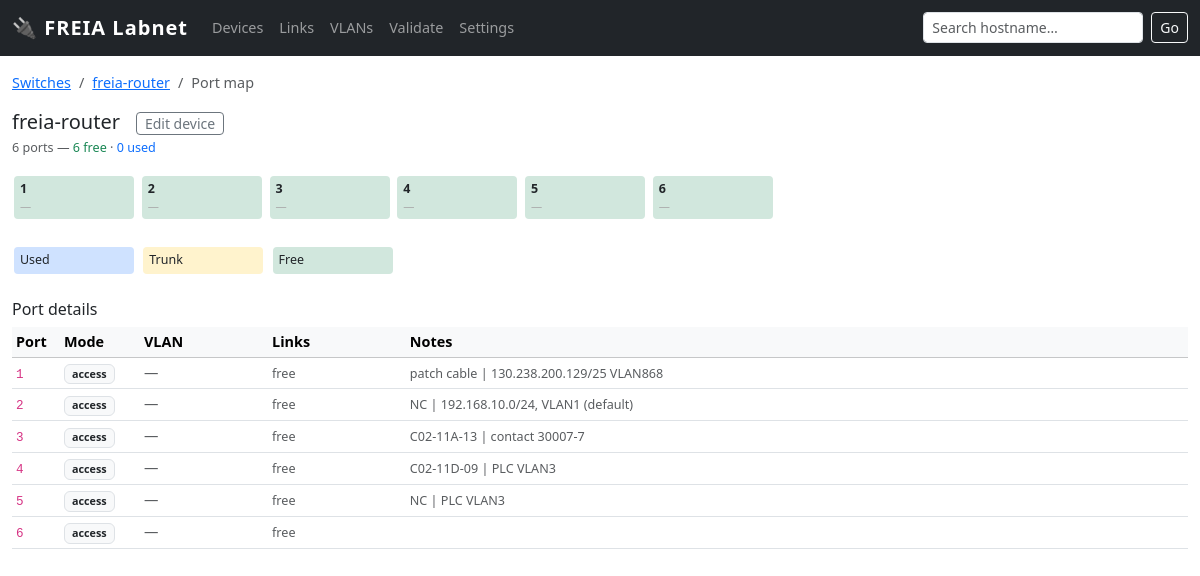
Screenshot of /switch/freia-router with the database file from the repository.
### tables this page shows
CREATE TABLE "device" (
    id INTEGER PRIMARY KEY,
    hostname TEXT UNIQUE,
    kind TEXT NOT NULL,
    vendor_model TEXT,
    os TEXT,
    serial TEXT,
    location_id INTEGER REFERENCES location(id),
    owner TEXT,
    purpose TEXT,
    status TEXT NOT NULL DEFAULT 'active' CHECK(status IN (
        'active','spare','loan','disconnected','retired','planned'
    )),
    notes TEXT,
    vm_host_id INTEGER REFERENCES device(id)
);

CREATE TABLE iface (
    id INTEGER PRIMARY KEY,
    device_id INTEGER NOT NULL REFERENCES device(id) ON DELETE CASCADE,
    name TEXT NOT NULL,                 -- 'eth0','eno5','br0' for NICs; '24','C02-11A-13','P2' for ports
    kind TEXT NOT NULL CHECK(kind IN ('nic','port')),
    mac TEXT,                           -- validate format if present
    ip TEXT,
    prefix INTEGER,
    vlan_id INTEGER,
    notes TEXT, mode TEXT NOT NULL DEFAULT 'access', ip_mode TEXT DEFAULT 'static',  
    UNIQUE(device_id, name)
);

### app.py (the view)
@app.route('/switch/<hostname>')
def switch_map(hostname):
    dev = query(
        "SELECT * FROM device WHERE hostname=?", (hostname,), one=True)
    if not dev:
        dev = query(
            "SELECT * FROM device WHERE hostname LIKE ? AND kind='switch' LIMIT 1",
            (f'%{hostname}%',), one=True)
    if not dev:
        flash(f'Switch "{hostname}" not found', 'danger')
        return redirect(url_for('index'))
    ports = query("""
        SELECT i.id, i.name, i.notes, i.mode, i.vlan_id,
               v.vid, v.name as vlan_name
        FROM iface i
        LEFT JOIN vlan v ON v.id = i.vlan_id
        WHERE i.device_id=? AND i.kind='port'
        ORDER BY CAST(i.name AS INTEGER)
    """, (dev['id'],))
    links_raw = query("""
        SELECT i.id as iface_id,
               l.id as link_id, l.cable_nr, l.status as link_status, l.trunk_vlans,
               ri.name as remote_port, rd.hostname as remote_host,
               rd.id as remote_dev_id, rd.kind as remote_kind
        FROM iface i
        JOIN link l ON (l.a_iface_id=i.id OR l.b_iface_id=i.id)
        JOIN iface ri ON ri.id = CASE
            WHEN l.a_iface_id=i.id THEN l.b_iface_id ELSE l.a_iface_id END
        JOIN device rd ON rd.id = ri.device_id
        WHERE i.device_id=? AND i.kind='port'
        ORDER BY CAST(i.name AS INTEGER), l.id
    """, (dev['id'],))
    from collections import defaultdict
    port_links = defaultdict(list)
    for lnk in links_raw:
        port_links[lnk['iface_id']].append(lnk)
    total = len(ports)
    used  = sum(1 for p in ports if port_links[p['id']])
    free  = total - used
    return render_template('switch.html', dev=dev, ports=ports,
        port_links=port_links, total=total, used=used, free=free)

### app.py (called while the page is built)
def get_db():
    db = getattr(g, '_database', None)
    if db is None:
        db = g._database = sqlite3.connect(LABNET_PATH)
        db.row_factory = sqlite3.Row
        db.execute('PRAGMA foreign_keys = ON')
    return db

def query(sql, args=(), one=False):
    cur = get_db().execute(sql, args)
    rv = cur.fetchall()
    return (rv[0] if rv else None) if one else rv

### templates/switch.html (shortened to what this page needs)
{% extends "base.html" %}
{% block content %}
<nav aria-label="breadcrumb" class="mb-2">
  <ol class="breadcrumb">
    <li class="breadcrumb-item"><a href="/devices?kind=switch">Switches</a></li>
    <li class="breadcrumb-item"><a href="/device/{{ dev['id'] }}">{{ dev['hostname'] }}</a></li>
    <li class="breadcrumb-item active">Port map</li>
  </ol>
</nav>
<div class="d-flex align-items-baseline gap-3 mb-1">
  <h5 class="mb-0">{{ dev['hostname'] }}</h5>
  <a href="/device/{{ dev['id'] }}" class="btn btn-sm btn-outline-secondary py-0">Edit device</a>
</div>
<p class="text-muted small mb-3">
  {{ total }} ports — <span class="text-success">{{ free }} free</span> · <span class="text-primary">{{ used }} used</span>
</p>
<div class="mb-4">
  {% for port in ports %}
  {% set lnks = port_links[port['id']] %}
  {% set is_used = lnks|length > 0 %}
  {% set is_trunk = port['mode'] == 'trunk' %}
  {% set tt = "Port " ~ port['name'] %}
  {% if is_trunk %}{% set tt = tt ~ " [TRUNK" %}
    {% if lnks and lnks[0]['trunk_vlans'] %}{% set tt = tt ~ ": " ~ lnks[0]['trunk_vlans'] %}{% endif %}
    {% set tt = tt ~ "]" %}
  {% elif port['vid'] %}
    {% set tt = tt ~ " VLAN " ~ port['vid'] %}
    {% if port['vlan_name'] %}{% set tt = tt ~ " (" ~ port['vlan_name'] ~ ")" %}{% endif %}
  {% endif %}
  {% for lnk in lnks %}
    {% set tt = tt ~ " → " ~ lnk['remote_host'] ~ ":" ~ lnk['remote_port'] %}
    {% if lnk['cable_nr'] %}{% set tt = tt ~ " [" ~ lnk['cable_nr'] ~ "]" %}{% endif %}
  {% endfor %}
  <div class="port-cell {% if is_used %}{% if is_trunk %}port-trunk{% else %}port-used{% endif %}{% else %}port-free{% endif %}"
       title="{{ tt }}"
       onclick="document.getElementById('row-{{ port['id'] }}').scrollIntoView({behavior:'smooth', block:'nearest'})"
       style="cursor:pointer">
    <div class="fw-bold">{{ port['name'] }}</div>
    {% if lnks %}
      {% set first = lnks[0] %}
      <div class="text-truncate" style="max-width:110px">
        <span style="font-size:.7rem;color:#333">{{ first['remote_host'] }}</span>
      </div>
      <div style="font-size:.65rem;color:#555">:{{ first['remote_port'] }}</div>
      {% if lnks|length > 1 %}
        <div style="font-size:.6rem;color:#888">+{{ lnks|length - 1 }} more</div>
      {% endif %}
    {% else %}
      <div style="font-size:.7rem;color:#aaa">—</div>
    {% endif %}
  </div>
  {% endfor %}
</div>
<p class="small mb-4">
  <span class="port-cell port-used d-inline-block me-1">Used</span>
  <span class="port-cell port-trunk d-inline-block me-1">Trunk</span>
  <span class="port-cell port-free d-inline-block">Free</span>
</p>
<h6 class="mb-2">Port details</h6>
<div class="table-responsive">
  <table class="table table-sm table-hover" id="port-detail-table">
    <thead class="table-light">
      <tr>
        <th style="width:3rem">Port</th>
        <th style="width:5rem">Mode</th>
        <th style="width:8rem">VLAN</th>
        <th>Links</th>
        <th>Notes</th>
      </tr>
    </thead>
    <tbody>
      {% for port in ports %}
      {% set lnks = port_links[port['id']] %}
      <tr id="row-{{ port['id'] }}"
          class="{% if not lnks %}text-muted{% endif %}">
        <td><code>{{ port['name'] }}</code></td>
        <td>
          <span class="badge
            {% if port['mode'] == 'trunk' %}bg-warning text-dark
            {% elif port['mode'] == 'routed' %}bg-primary
            {% else %}bg-light text-dark border{% endif %}">
            {{ port['mode'] or 'access' }}
          </span>
        </td>
        <td>
          {% if port['mode'] == 'trunk' %}
            <span class="text-muted small">{{ lnks[0]['trunk_vlans'] if lnks else 'all' }}</span>
          {% elif port['vid'] %}
            <span class="badge bg-info text-dark">{{ port['vid'] }}{% if port['vlan_name'] %} {{ port['vlan_name'] }}{% endif %}</span>
          {% else %}
            <span class="text-muted">—</span>
          {% endif %}
        </td>
        <td>
          {% if lnks %}
            {% for lnk in lnks %}
            <div class="{% if not loop.first %}mt-1{% endif %}">
              <a href="/device/{{ lnk['remote_dev_id'] }}">{{ lnk['remote_host'] }}</a>
              <span class="text-muted">:{{ lnk['remote_port'] }}</span>
              {% if lnk['cable_nr'] %}
                <span class="badge bg-secondary ms-1" style="font-size:.65rem">{{ lnk['cable_nr'] }}</span>
              {% endif %}
              {% if lnk['link_status'] and lnk['link_status'] != 'active' %}
                <span class="badge bg-danger ms-1" style="font-size:.65rem">{{ lnk['link_status'] }}</span>
              {% endif %}
            </div>
            {% endfor %}
          {% else %}
            <span class="text-muted small">free</span>
          {% endif %}
        </td>
        <td><small class="text-muted">{{ port['notes'] or '' }}</small></td>
      </tr>
      {% endfor %}
    </tbody>
  </table>
</div>
{% endblock %}

### templates/base.html (style rules this page uses)
body { font-size: .9rem; }
.port-cell { width: 120px; display: inline-block; margin: 2px; padding: 4px 6px; border-radius: 4px; font-size: .78rem; vertical-align: top; }
.port-free { background: #d1e7dd; }
.port-used { background: #cfe2ff; }
.port-trunk { background: #fff3cd; }

### rows the page displays
device: hostname "freia-router"
iface: name "1", mode "access", notes "patch cable | 130.238.200.129/25 VLAN868"
iface: name "2", mode "access", notes "NC | 192.168.10.0/24, VLAN1 (default)"
iface: name "3", mode "access", notes "C02-11A-13 | contact 30007-7"
iface: name "4", mode "access", notes "C02-11D-09 | PLC VLAN3"
iface: name "5", mode "access", notes "NC | PLC VLAN3"
iface: name "6", mode "access"

### other values shown
{{ total }} "6"
{{ free }} "6"
{{ used }} "0"
